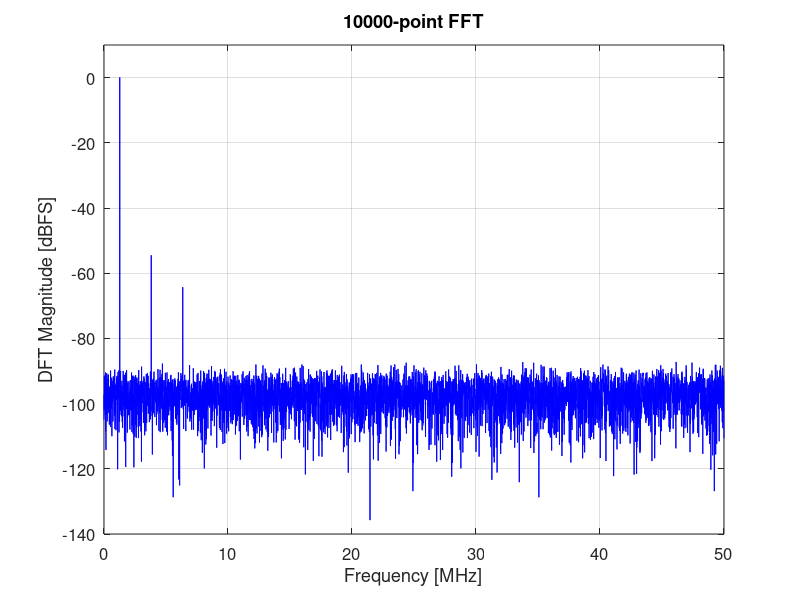

The MATLAB source for this figure:
%% HW3 Problem 1: Spectral Performance Metrics
% 10-bit bipolar mid-rise ADC, fs = 100 MS/s, FSR = [-1, +1]

clear; close all; clc;

load('hw3_adc_out.mat');
x = adc_output_data_time_domain;
N = length(x);
B = 10;
FSR = 2;                % [-1, +1]
FS_amplitude = FSR/2;   % full-scale amplitude = 1

fprintf('=== Problem 1: Spectral Performance Metrics ===\n');
fprintf('Number of samples: %d\n', N);
fprintf('fs = %g MS/s\n', fs/1e6);
fprintf('Min = %g, Max = %g\n', min(x), max(x));

%% (a) Plot spectrum from 0 to fs/2 in dBFS vs MHz
X = fft(x);
X_one = X(1:N/2+1);          % one-sided
X_mag = abs(X_one) ./ (N/2);   % normalize amplitude (2/N for one-sided, but DC and Nyquist get 1/N)
X_mag(1) = X_mag(1)/2;         % DC bin correction
X_mag(end) = X_mag(end)/2;     % Nyquist bin correction

% dBFS: normalize to full-scale amplitude
X_dBFS = 20*log10(X_mag / FS_amplitude);

f_axis = (0:N/2) * fs / N;
f_MHz = f_axis / 1e6;

figure('Position', [100 100 900 500]);
plot(f_MHz, X_dBFS, 'b', 'LineWidth', 0.5);
xlabel('Frequency [MHz]');
ylabel('DFT Magnitude [dBFS]');
title(sprintf('%d-point FFT', N));
grid on;
xlim([0 fs/2/1e6]);
ylim([-140 10]);
set(gca, 'FontSize', 12);
exportgraphics(gcf, 'p1a_spectrum.png', 'Resolution', 200);
fprintf('\n(a) Spectrum plotted and saved to p1a_spectrum.png\n');

%% (b) Find input frequency
[sig_peak, sig_bin] = max(X_dBFS(2:end));
sig_bin = sig_bin + 1;  % offset for skipping DC
fin = f_axis(sig_bin);
fprintf('\n(b) Input frequency fin = %g MHz (bin %d)\n', fin/1e6, sig_bin-1);
fprintf('    Signal amplitude: %.2f dBFS\n', sig_peak);

%% (c) Compute SNR, SNDR, ENOB, THD, SFDR
% Power spectrum (one-sided, in linear power)
P = X_mag.^2;

% Signal power: sum over signal bin (and maybe +/-1 if leakage)
% Use just the signal bin for coherent sampling
P_signal = P(sig_bin);

% Find harmonics (2nd through 7th)
harm_bins = zeros(1, 6);
P_harm = zeros(1, 6);
for h = 2:7
    hbin = (sig_bin - 1) * h + 1;  % bin index (1-based)
    % Handle aliasing: if bin > N/2+1, fold back
    if hbin > N/2 + 1
        hbin = N + 2 - hbin;  % fold
    end
    if hbin < 1
        hbin = 2 - hbin;
    end
    harm_bins(h-1) = hbin;
    P_harm(h-1) = P(hbin);
    fprintf('    Harmonic %d: bin %d, freq %.2f MHz, level %.1f dBFS\n', ...
        h, hbin-1, f_axis(hbin)/1e6, 10*log10(P(hbin)/FS_amplitude^2));
end

% Total harmonic power
P_THD = sum(P_harm);

% Noise power: everything except DC, signal, and harmonics
noise_bins = true(size(P));
noise_bins(1) = false;              % exclude DC
noise_bins(sig_bin) = false;        % exclude signal
for h = 1:6
    noise_bins(harm_bins(h)) = false;  % exclude harmonics
end
P_noise = sum(P(noise_bins));

% SNR: signal power / noise power (noise only, no harmonics)
SNR_dB = 10*log10(P_signal / P_noise);

% SNDR: signal / (noise + distortion)
SNDR_dB = 10*log10(P_signal / (P_noise + P_THD));

% ENOB
ENOB = (SNDR_dB - 1.76) / 6.02;

% THD: harmonic power / signal power
THD_dB = 10*log10(P_THD / P_signal);

% SFDR: signal / largest spur (in dB)
[P_spur_max, spur_idx] = max([P_harm]);
SFDR_dB = 10*log10(P_signal / P_spur_max);
fprintf('\n(c) Performance Metrics:\n');
fprintf('    SNR   = %.2f dB\n', SNR_dB);
fprintf('    SNDR  = %.2f dB\n', SNDR_dB);
fprintf('    ENOB  = %.2f bits\n', ENOB);
fprintf('    THD   = %.2f dB\n', THD_dB);
fprintf('    SFDR  = %.2f dB\n', SFDR_dB);
fprintf('    Largest spur: Harmonic %d\n', spur_idx + 1);

%% (d) Which non-ideality determines SFDR?
fprintf('\n(d) SFDR-limiting non-ideality:\n');
fprintf('    The SFDR is determined by HD%d (harmonic %d).\n', spur_idx+1, spur_idx+1);
fprintf('    This is the largest spurious component in the spectrum.\n');

%% (e) Additional noise sources
% Ideal quantization noise floor for B-bit ADC with N-point FFT:
% SQNR_ideal = 6.02*B + 1.76 = %.2f dB
SQNR_ideal = 6.02*B + 1.76;
% Noise floor in dBFS for ideal quantizer:
% floor_ideal = -(SQNR_ideal) - 10*log10(N/2)
floor_ideal_dBFS = -(SQNR_ideal) - 10*log10(N/2);

% Measured noise floor: average power of noise bins
P_noise_avg = mean(P(noise_bins));
floor_measured_dBFS = 10*log10(P_noise_avg / FS_amplitude^2);

% Ideal quantization noise power (total)
Delta = FSR / 2^B;
P_quant_ideal = Delta^2 / 12;

fprintf('\n(e) Noise analysis:\n');
fprintf('    Ideal SQNR = %.2f dB\n', SQNR_ideal);
fprintf('    Ideal noise floor = %.2f dBFS\n', floor_ideal_dBFS);
fprintf('    Measured noise floor (avg bin) = %.2f dBFS\n', floor_measured_dBFS);
fprintf('    Difference = %.2f dB\n', floor_measured_dBFS - floor_ideal_dBFS);
fprintf('    Measured SNR = %.2f dB vs ideal SQNR = %.2f dB\n', SNR_dB, SQNR_ideal);

% If measured noise > quantization noise, there is extra noise
P_noise_total_measured = P_noise;
% Ideal total quantization noise power spread over N/2 bins (one-sided)
% For a full-scale sine: P_quant = Delta^2/12
% The total noise power from FFT should equal P_quant for ideal case
fprintf('    Ideal quantization noise power: %g\n', P_quant_ideal);
fprintf('    Measured total noise power: %g\n', P_noise_total_measured);
P_electronic = P_noise_total_measured - P_quant_ideal;
if P_electronic > 0
    fprintf('    Electronic noise power: %g\n', P_electronic);
    fprintf('    Ratio P_electronic/P_quant = %.2f (electronic noise is %.1f%% of quant noise)\n', ...
        P_electronic/P_quant_ideal, P_electronic/P_quant_ideal*100);
    fprintf('    => YES, there are additional noise sources.\n');
else
    fprintf('    => No significant additional noise sources detected.\n');
end

fprintf('\nDone.\n');
